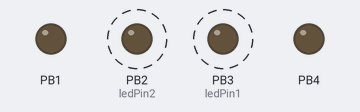
Bench run of a sketch on a simulated ATtiny85, built with avr-gcc and run on an emulated ATtiny85. On the bench: output pins drawn as LEDs (lit = HIGH). Dashed ring = blinking. Sleep ends after the set time or at an interrupt.

Above: at 1.0 s.
Timing chart, 0 to 4.8 s (numbered marks = the images above):
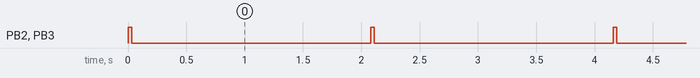

The sketch:

Project_Blinky.ino
```cpp
/*

Project Blinky is a tiny, minimalist, configurable, and
highly efficient LED flasher that will run from a single
coin cell battery or other 3V lithium source.

When the circuit is in sleep mode the current draw is only
7μA! With both LEDs on current draw is around 3.3mA. Given
that the LEDs are on for only 1.5% of the time this means
average current draw is 58μA at 3V.

The primary power saving measures used to achieve this low
current draw are:
  - Using ATTiny85 with internal 1Mhz clock
  - Putting the CPU into deep sleep most of the time
  - Using the watchdog timer as an interrupt to wake the CPU
  - Disabling brownout detection (saves 25 µA)
  - Disabling the ADC (saves 335 µA)

Info on AVR power optimization: http://www.gammon.com.au/power

Expected battery life:
  - CR2320 (135mAh)  = 97 days
  - CR2032 (240mAh)  = 172 days
  - CR123A (1500mAh) = 3 years

                   ATTiny85
                  +---\/---+
          Led4 -  |1*     8|  VCC
          Led2 +  |2      7|  Led1 +
          Led2 -  |3      6|  Led1 -
             GND  |4      5|  Led3 +
                  +--------+

 */

#include <avr/sleep.h>
#include <avr/wdt.h>

const int ledPin1 = 3; // Package pin 7
const int ledPin2 = 2; // Package pin 2
const int ledPin3 = 0; // Package pin 5

int loop_count = 0;

void setup() {
  // Led sources
  pinMode(ledPin1, OUTPUT);
  pinMode(ledPin2, OUTPUT);

  // Led drains
  pinMode(4, OUTPUT);
  pinMode(1, OUTPUT);
  digitalWrite(4, LOW);
  digitalWrite(1, LOW);
}

// Main loop happens once every 32ms when
// watchdog interrupt wakes up the CPU
void loop() {
  leds_on();

  enable_watchdog_32ms();
  sleep_until_watchdog_timeout();

  leds_off();

  enable_watchdog_2s();
  sleep_until_watchdog_timeout();
}

void leds_on() {
  digitalWrite(ledPin1, HIGH);
  digitalWrite(ledPin2, HIGH);
}

void leds_off() {
  digitalWrite(ledPin1, LOW);
  digitalWrite(ledPin2, LOW);
}

void enable_watchdog_32ms() {
  // set WDIE(watchdog interrupt enable), and 32ms delay
  WDTCR = bit (WDIE) | bit (WDP0);
  wdt_reset();
}

void enable_watchdog_2s() {
  // set WDIE(watchdog interrupt enable), and 2s delay
  WDTCR = bit (WDIE) | bit (WDP2) | bit (WDP1) | bit (WDP0);
  wdt_reset();
}

void sleep_until_watchdog_timeout() {
  ADCSRA = 0; // Disable ADC
  set_sleep_mode (SLEEP_MODE_PWR_DOWN);
  sleep_enable();
  sleep_bod_disable();
  sleep_cpu ();
}

// Interrupt from watchdog
ISR(WDT_vect) {
  // No-op
}
```

Measured:
- by itself, PB2 (ledPin2), PB3 (ledPin1): alternates HIGH for 0.03 s and LOW for 2.0 s
